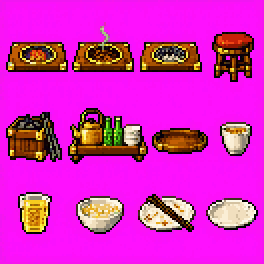
#> input picture art-src/pixellab/shop3/props_132.png, 132 x 132 px, found by its file name (shown 2 times larger)
$ python recut_props.py out.png
#> lines starting #> are read from the running program, lines starting #| are printed output that depends on the picture; after the words box and inside, x2 and y2 are one past the last pixel; in counts of white or black regions, pixels touching at a corner belong together
# Re-cut the shop props by object (not by grid) and compare with what is in art/test/shop now.
import sys
from pathlib import Path

import numpy as np
from PIL import Image
from scipy import ndimage

PROPS = [["grill_lit", "grill_dirty", "grill_off", "stool"],
         ["coal_box", "drink_cart", "tray", "cup_tea"],
         ["cup_cider", "bowl_sikhye", "plate_dirty", "plate"]]

im = Image.open('art-src/pixellab/shop3/props_132.png').convert('RGBA')
#> im is the input picture: PIL image 132x132 RGBA; mean R, G, B, A 216.4, 38.8, 194.4, 255
px = im.load()
for y in range(im.height):
    for x in range(im.width):
        r, g, b, _ = px[x, y]
        if r > 170 and b > 170 and g < 110:
            px[x, y] = (0, 0, 0, 0)
alpha = np.array(im.getchannel('A')) > 0
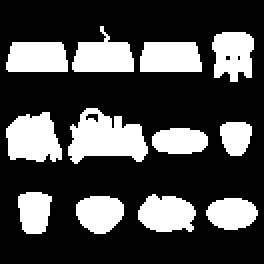
#> alpha: shape (132, 132) bool (shown 2 times larger); 28.1% white; 12 white regions, largest, box (x1, y1, x2, y2) and area: (34, 54, 74, 82) 717, (3, 56, 31, 81) 532, (36, 13, 67, 36) 446
labels, n = ndimage.label(alpha, structure=np.ones((3, 3)))
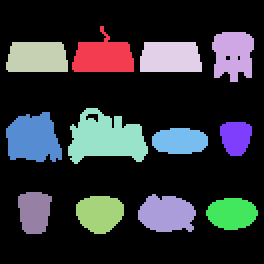
#> labels: shape (132, 132) int32 (shown 2 times larger); 13 distinct labels, from 0 to 12; one colour per label, 0 black
#> n = 12
sizes = ndimage.sum(alpha, labels, range(1, n + 1))
#> sizes = [446, 410, 432, 436, 717, 532, 218, 304, 292, 424, 356, 322]
big = [lab for lab in range(1, n + 1) if sizes[lab - 1] >= 60]
#> big = [1, 2, 3, 4, 5, 6, 7, 8, 9, 10, 11, 12]
cent = {lab: ndimage.center_of_mass(alpha, labels, lab) for lab in range(1, n + 1)}
#> cent = 12 items
owner = {lab: lab for lab in big}
#> owner = 12 items
for lab in range(1, n + 1):
    if lab in owner:
        continue
    cy, cx = cent[lab]
    # a small bit (steam, a stray pixel) joins the nearest big object
    owner[lab] = min(big, key=lambda b: (cent[b][0] - cy) ** 2 + (cent[b][1] - cx) ** 2)
cw, ch = im.width / 4, im.height / 3
#> cw = 33; ch = 44
out = Path(sys.argv[1])
out.mkdir(parents=True, exist_ok=True)
for lab in big:
    mine = np.isin(labels, [l for l, o in owner.items() if o == lab])
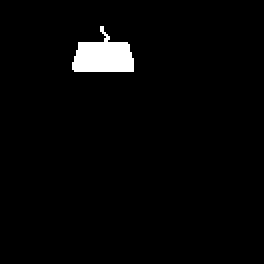
#> mine: shape (132, 132) bool (shown 2 times larger); 2.6% white; 1 white region, box (x1, y1, x2, y2) and area: (36, 13, 67, 36) 446
    cy, cx = cent[lab]
#> cy = 27.85; cx = 51.28
    name = PROPS[int(cy // ch)][int(cx // cw)]
#> name = 'grill_dirty'
    piece = im.copy()
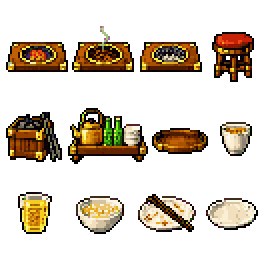
#> piece: PIL image 132x132 RGBA (shown 2 times larger); mean R, G, B, A 35.5, 26.2, 13.8, 71.6; transparent parts drawn white
    piece.putalpha(Image.fromarray(np.where(mine, 255, 0).astype(np.uint8)))
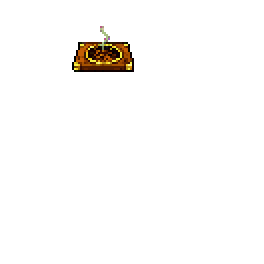
#> piece: PIL image 132x132 RGBA (shown 2 times larger); mean R, G, B, A 35.5, 26.2, 13.8, 6.5; transparent parts drawn white
    piece = piece.crop(piece.getbbox())
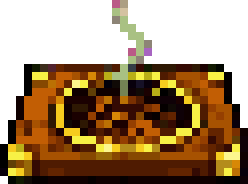
#> piece: PIL image 31x23 RGBA (shown 8 times larger); mean R, G, B, A 68.3, 41.6, 9.6, 159.5; transparent parts drawn white
#> (the run stopped early here; a loop or call above may not have finished)
